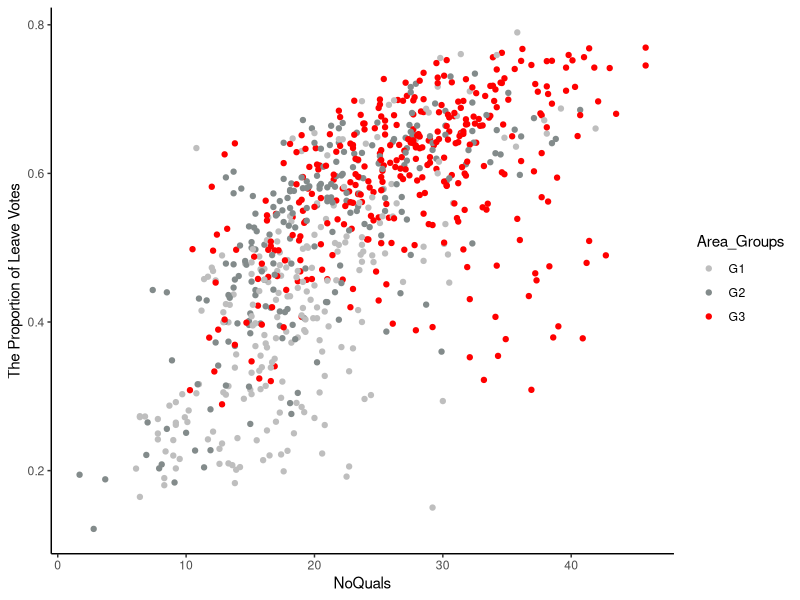
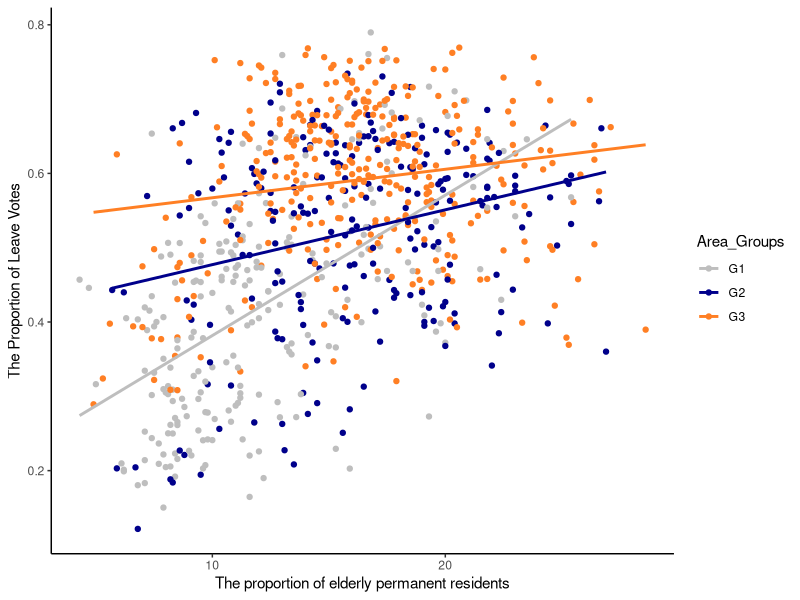
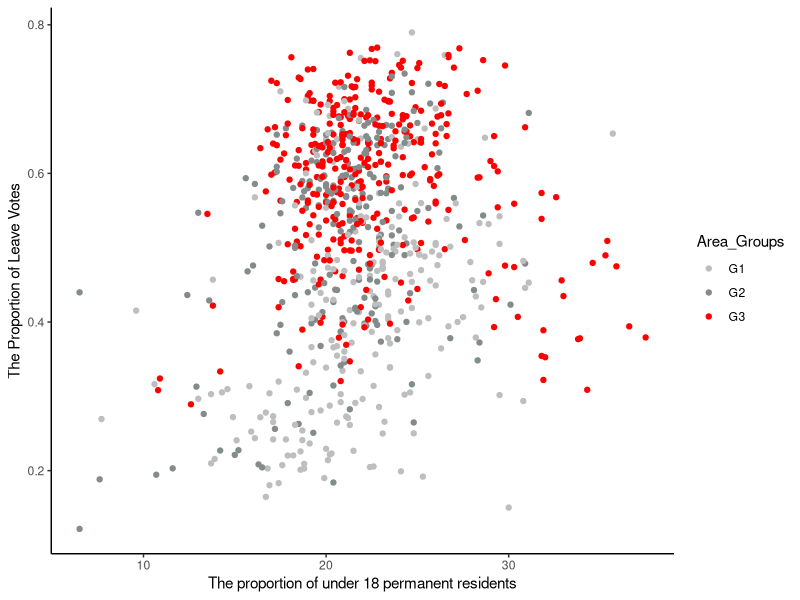
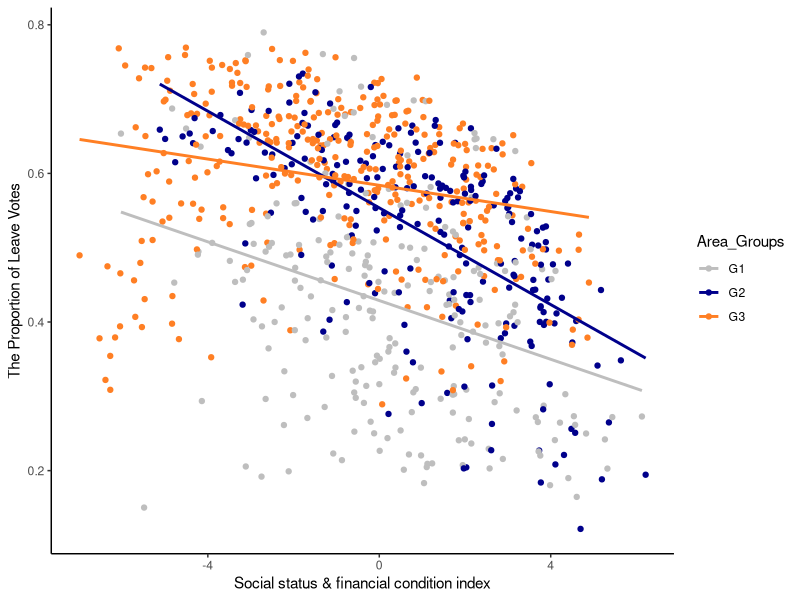
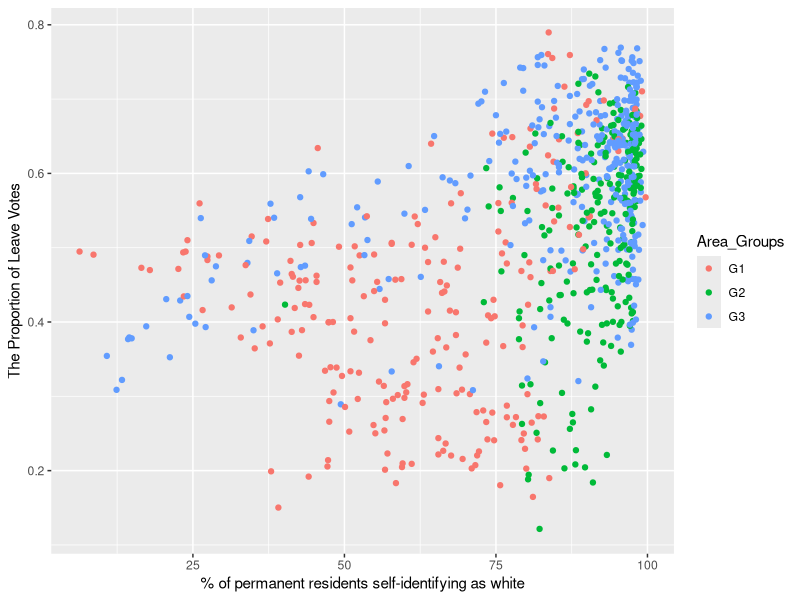
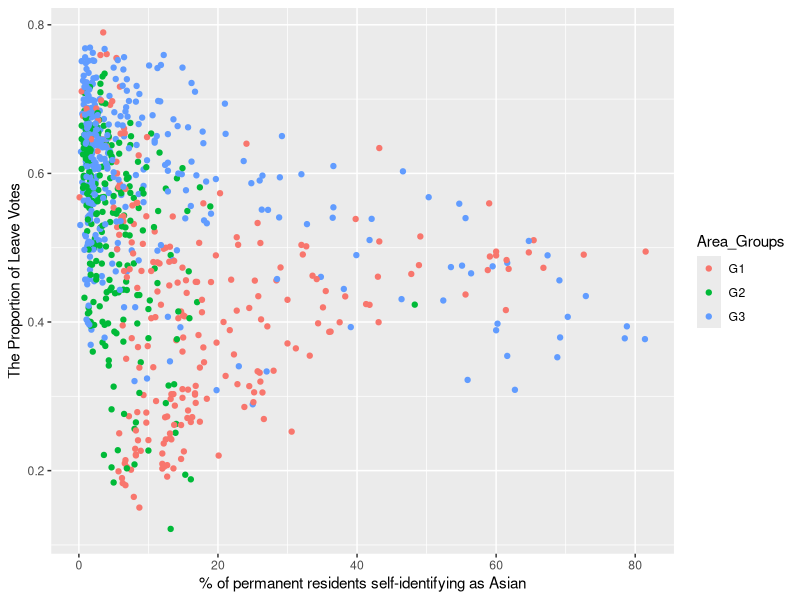
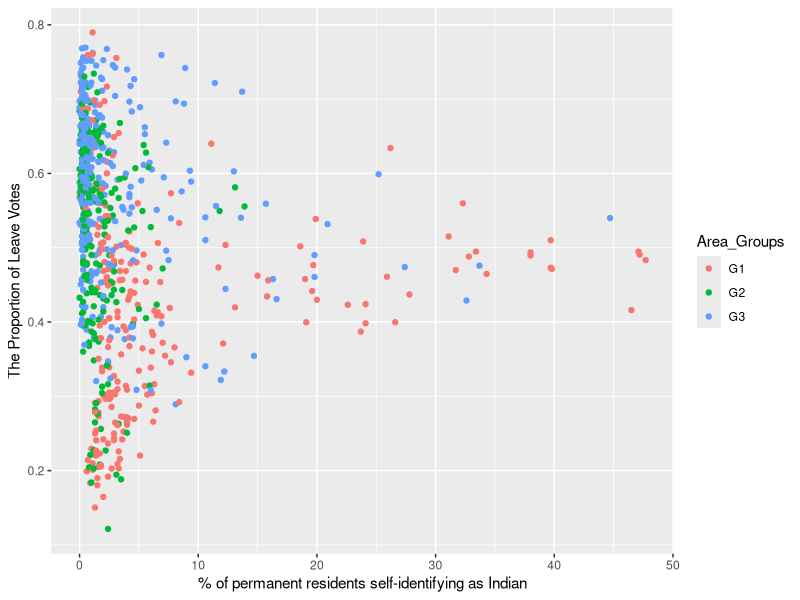
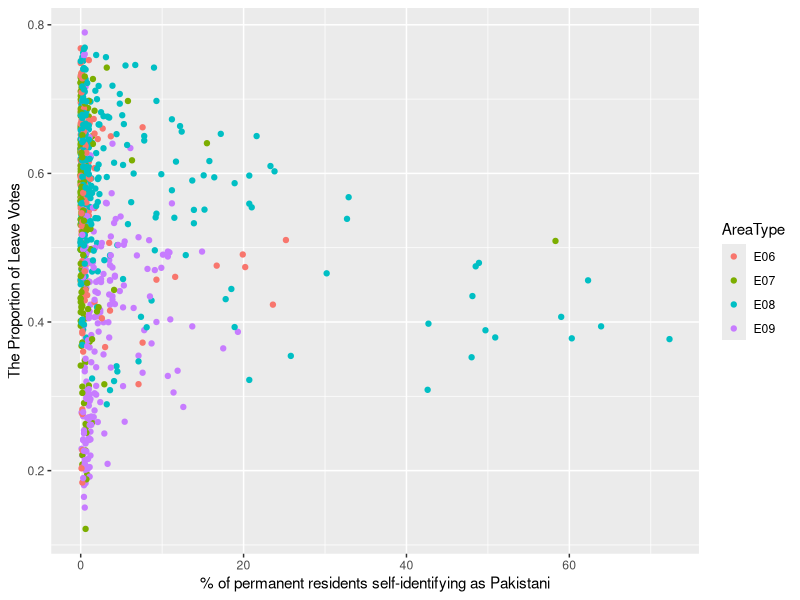

These figures' R source, in order:
# Read the data
ReferendumResults<-read.csv("ReferendumResults.csv", header=TRUE)

################################################################################
########################## Exploratory data analysis ###########################
################################################################################

###
### Step 1: Calculate the Proportion of Leave Votes and label the missing values
###

Proportion_leave<-ReferendumResults$Leave/ReferendumResults$NVotes
ReferendumResults_new<-transform(ReferendumResults, 
                                 P_leave=Proportion_leave, 
                                 Leave=NULL) #insert the data into the data set

# label the missing data as "NA"
ReferendumResults_new[804:1070,49]<-"NA"

###
### Step 2: Aggregate or Extract variables based on original data
###

### 2.1 Aggregate Age into 4 Groups (under 18, young adults, adults, elderlys)
Age_un18 <- (ReferendumResults_new$Age_0to4 + ReferendumResults_new$Age_5to7
          +ReferendumResults_new$Age_8to9 + ReferendumResults_new$Age_10to14
          +ReferendumResults_new$Age_15 + ReferendumResults_new$Age_16to17)

Age_young_adults <-(ReferendumResults_new$Age_18to19 
                    + ReferendumResults_new$Age_20to24
                    + ReferendumResults_new$Age_25to29)

Age_adults<-  (ReferendumResults_new$Age_30to44 
              + ReferendumResults_new$Age_45to59 + ReferendumResults_new$Age_60to64)

Age_elderlys<- (ReferendumResults_new$Age_65to74 + ReferendumResults_new$Age_75to84
               + ReferendumResults_new$Age_85to89 + ReferendumResults_new$Age_90plus)

# replace the original variables with updated ones
ReferendumResults_new<-transform(ReferendumResults_new,
                                 Age_un18= Age_un18,
                                 Age_young_adults=Age_young_adults,
                                 Age_adults=Age_adults,
                                 Age_elderlys=Age_elderlys,
                                 Age_0to4=NULL, Age_5to7=NULL, Age_8to9=NULL, Age_10to14=NULL,
                                 Age_15=NULL, Age_16to17=NULL, Age_18to19=NULL, Age_20to24=NULL,
                                 Age_25to29=NULL, Age_30to44=NULL, Age_45to59=NULL, Age_60to64=NULL,
                                 Age_65to74=NULL, Age_75to84=NULL, Age_85to89=NULL, Age_90plus=NULL
                                 ) 

### 2.2 Separate people who owned house with mortgage from people who without mortgage 
Owned_Mort<-ReferendumResults_new$Owned-ReferendumResults_new$OwnedOutright
Owned_No_Mort<-ReferendumResults_new$OwnedOutright

# copy column DE and insert it again to make these two variables are next to each other
ReferendumResults_new<-transform(ReferendumResults_new,
                                 Owned_Mort=Owned_Mort,
                                 Owned_No_Mort=Owned_No_Mort,
                                 Owned=NULL, OwnedOutright=NULL)

### 2.3 Based definition in 2011 census, social grades can be defined into:

# AB: Higher & intermediate managerial, administrative, professional occupations
# C1: Supervisory, clerical & junior managerial, administrative, professional occupations
# C2: Skilled manual occupations	
# DE: Semi-skilled & unskilled manual occupations, Unemployed and lowest grade occupations
# The current data set provides the % of households in grade C1C2DE, C2DE, and DE.
# Therefore, we will use the current information to define 
# the new variables: AB, C1C2, DE
AB<-100-ReferendumResults_new$C1C2DE # get % ofAB based on % of C1C2DE
C1C2<-ReferendumResults_new$C1C2DE-ReferendumResults_new$DE

# Extract C1, C2 from original C1C2DE and DE
DE<-ReferendumResults_new$DE 

# copy column DE and insert it again to make these three variables are next to each other
ReferendumResults_new<-transform(ReferendumResults_new,
                                 Grade_AB=AB,
                                 Grade_C1C2=C1C2,
                                 Grade_DE=DE, 
                                 C1C2DE=NULL, C2DE=NULL, DE=NULL)

###
### Step 3: Apply PCA
### 

### 3.1 A function used to help illustrating the correlations

# The function is for combined use with function pairs() to replace the original 
# upper panel plots with the correlation between two covariates.
# The higher absolute value of the correlation, the bigger the font size.
# (This function is be adapted from an idea originally posted on Stackoverflow)
show.cor <- function(x, y, cex.cor, ...)
{
  usr <- par("usr")
  par(usr = c(0, 1, 0, 1))
  corr.xy <- round(cor(x, y),2) 
  corr_size<-((abs(corr.xy))+1)^(2)*0.8
  col_set<- "black"
    if (corr.xy<0) col_set<-"blue"
    text(0.5,0.5, corr.xy, cex=corr_size, col=col_set)
}

### 3.2 Apply PCA and new social&finance status index created
pdf("Figure_1.pdf")
pairs(ReferendumResults_new[,c(21:24,26,27,35:37)],upper.panel=show.cor,pch=20 )

# As shown in the plot, we found noticeable correlation among 9 covariates:
# "Unemp" "UnempRate_EA" "HigherOccup"  "RoutineOccupOrLTU"
# "Deprived" "MultiDepriv"         
# "Grade_AB" "Grade_C1C2" "Grade_DE"
dev.off()

PCA_social_fin_status<-prcomp(ReferendumResults_new[,c(21:24,26,27,35:37)], scale.=TRUE)
print(PCA_social_fin_status)
print(summary(PCA_social_fin_status))
# The first two PC2 captures 94.43% of the information, and the third PC
# will only add 2% to the Cumulative Proportion of Variance, 
# which we consider it as insignificant.

# Based on the coefficients, we find the higher the first PC index, the more
# proportion of people in this ward have higher level jobs, and the less
# proportion of people who are unemployed or deprived. Therefore, we name the
# first PC index as Social status and Finance condition index (soc_fin_index).

# The second column in "PCA_social_fin_status$rotation" shows a large positive
# coefficient for Grade_C1C2. This implies that we need a large proportion 
# of Lower middle or working class. We call it (lower_mid_work_index)
Original_soc_fin_data<-as.matrix(scale(ReferendumResults_new[,c(21:24,26,27,35:37)]),ncol=9)
PCs_social_fin_status<-matrix(PCA_social_fin_status$rotation[1:9,1:2], nrow=9)
Social_fin_status_index<-Original_soc_fin_data%*%PCs_social_fin_status

# replace the original data with new index created
ReferendumResults_new<-transform(ReferendumResults_new,
                                 soc_fin_index=Social_fin_status_index[,1],
                                 lower_mid_work_index=Social_fin_status_index[,2],
                                 Unemp=NULL, UnempRate_EA=NULL, HigherOccup=NULL, 
                                 RoutineOccupOrLTU=NULL, Deprived=NULL, MultiDepriv=NULL,
                                 Grade_AB=NULL, Grade_C1C2=NULL, Grade_DE=NULL) 


###
### Step 4: Use Hierarchical Clustering on Region Name
###

# Means of the numeric covariates for each region 
RegionMeans <- aggregate(ReferendumResults_new[,-c(1:3,5,22)], by=list(ReferendumResults_new$RegionName), FUN=mean)
rownames(RegionMeans) <- RegionMeans[,1]
RegionMeans <- scale(RegionMeans[,-1]) # Standardise to mean 0 & SD 1
Distances <- dist(RegionMeans) # Pairwise distances
ClusTree <- hclust(Distances, method="ward.D") # Do the clustering with "Ward Method"
par(mfrow=c(1,1))
par(mar=c(3,3,3,1), mgp=c(2,0.75,0)) # Set plot margins
pdf("Figure_2.pdf")
plot(ClusTree, xlab="Region name", ylab="Separation", cex.main=0.8)
abline(h=9, col="red", lty=2)
dev.off()

# Based on the plot, we cut trees into 3 groups
NewGroups <- cutree(ClusTree, k=3)
cat("\nThe New groups after clustering \n")
print(NewGroups, width=90)

# Based on the tree
# Group 1: East Midlands, London; 
# Group 2: South West, South East, East of England, North East; 
# Group 3: West Midlands, North West, Yorkshire and The Humber;
ReferendumResults_new<-transform(ReferendumResults_new, Area_Groups=rep(0,1070))

# assign group number to each region
ReferendumResults_new$Area_Groups[ReferendumResults_new$RegionName== "East Midlands"|
                              ReferendumResults_new$RegionName=="London"] <- "G1"

ReferendumResults_new$Area_Groups[ReferendumResults_new$RegionName== "South West" |
                              ReferendumResults_new$RegionName=="South East"  |
                              ReferendumResults_new$RegionName=="East of England" |
                              ReferendumResults_new$RegionName== "North East"] <- "G2"

ReferendumResults_new$Area_Groups[ReferendumResults_new$RegionName=="West Midlands"  |
                            ReferendumResults_new$RegionName=="North West" |
                            ReferendumResults_new$RegionName=="Yorkshire and The Humber"] <- "G3"

ReferendumResults_new<-transform(ReferendumResults_new,
                                 RegionName=NULL)


###
### Step 5: Plots for selected variables that show clear relationship with P_leave
###

# extract all the available data to model
ReferendumResults_ava<-ReferendumResults_new[1:803,] 
ReferendumResults_ava$P_leave<-as.numeric(ReferendumResults_ava$P_leave)

# Boxplots
pdf("Figure_3.pdf")
par(mfrow=c(1,2))
boxplot(P_leave~AreaType, data=ReferendumResults_ava, 
        ylab="Proportion of leave votes", xlab = "AreaType")
points(c(mean(ReferendumResults_ava$P_leave[ReferendumResults_ava$AreaType=="E06"]),
         mean(ReferendumResults_ava$P_leave[ReferendumResults_ava$AreaType=="E07"]),
         mean(ReferendumResults_ava$P_leave[ReferendumResults_ava$AreaType=="E08"]),
         mean(ReferendumResults_ava$P_leave[ReferendumResults_ava$AreaType=="E09"])),
       pch=16,col="red",cex=2)

boxplot(P_leave~Area_Groups, data=ReferendumResults_ava, 
        ylab="Proportion of leave votes", xlab = "Area_Groups")
points(c(mean(ReferendumResults_ava$P_leave[ReferendumResults_ava$Area_Groups=="G1"]),
         mean(ReferendumResults_ava$P_leave[ReferendumResults_ava$Area_Groups=="G2"]),
         mean(ReferendumResults_ava$P_leave[ReferendumResults_ava$Area_Groups=="G3"])),
       pch=16,col="red",cex=2)
dev.off()

# Scatterplots
pdf("Figure_4.1.pdf")
par(mfrow=c(2,2))
plot(ReferendumResults_ava$AdultMeanAge, ReferendumResults_ava$P_leave,
     xlab = "Mean age of adult permanent residents", 
     ylab = "Proportion of leave votes", pch = 16)
plot(ReferendumResults_ava$lower_mid_work_index, ReferendumResults_ava$P_leave,
     xlab = "Lower Mid Work Index", ylab = "Proportion of leave votes", 
     pch = 16)
plot(ReferendumResults_ava$White, ReferendumResults_ava$P_leave,
     xlab = "% of white permanent residents", 
     ylab = "Proportion of leave votes", pch = 16)
plot(ReferendumResults_ava$NoQuals, ReferendumResults_ava$P_leave,
     xlab = "% of permanent residents with no qualifications", 
     ylab = "Proportion of leave votes", pch = 16)
dev.off()

pdf("Figure_4.2.pdf")
par(mfrow=c(2,2))
plot(ReferendumResults_ava$Density, ReferendumResults_ava$P_leave,
     xlab = "Population density (permanent residents per hectare)",
     ylab = "Proportion of leave votes", pch = 16,col="darkblue")
plot(ReferendumResults_ava$soc_fin_index, ReferendumResults_ava$P_leave,
     xlab = "Social-financail-condition index", 
     ylab = "Proportion of leave votes", pch = 16,col="darkblue")
plot(ReferendumResults_ava$L4Quals_plus, ReferendumResults_ava$P_leave,
     xlab = "% of permanent residents with degree level or above",
     ylab = "Proportion of leave votes", pch = 16,
     col="darkblue")
plot(ReferendumResults_ava$PrivateRent, ReferendumResults_ava$P_leave,
     xlab = "% of households renting from private landlords", 
     ylab = "Proportion of leave votes", pch = 16,col="darkblue")
dev.off()
par(mfrow=c(1,1))


################################################################################
################################ Model Building ################################
################################################################################

###
### Step 6: The chosen of GLM, "c-log-logg" link, and quasibinomial family  
###

### 6.1 why GLM
predict_leave.lm1 <- lm(P_leave ~ 
                          AreaType + 	Postals  + 	Residents  + MeanAge+ AdultMeanAge
                        + White + Black + Asian + Indian +Pakistani+
                          + SocialRent+ PrivateRent
                        + Students + Density
                        + Area_Groups 
                        + Owned_Mort + Owned_No_Mort
                        + soc_fin_index +lower_mid_work_index    
                        + NoQuals+ L1Quals+ L4Quals_plus
                        +NVotes+ Households
                        +Age_un18+ Age_young_adults + Age_adults + Age_elderlys,
                        data=ReferendumResults_ava)
lm1.stdres <-rstandard(predict_leave.lm1)

pdf("Figure_5.pdf")
par(mfrow=c(1,1))
qqnorm(lm1.stdres, xlab="Quantiles of Standard Normal Distribution", ylab="Standardised Residuals",
       main="Normal Q-Q Plot of Residuals")
abline(a=0,b=1,col="blue")
plot(predict_leave.lm1,which=1,pch=16)
dev.off()
# the errors deviate from normal distribution and the variance is not constant
# so we choose GLM instead of simple linear model

### 6.2 why "c-log-log" link
predict_leave.glm1 <- glm(P_leave ~ 
                            AreaType + 	Postals  + 	Residents  + MeanAge+ AdultMeanAge
                          + White + Black + Asian + Indian +Pakistani+
                            + SocialRent+ PrivateRent
                          + Students + Density
                          + Area_Groups 
                          + Owned_Mort + Owned_No_Mort
                          + soc_fin_index +lower_mid_work_index    
                          + NoQuals+ L1Quals+ L4Quals_plus
                          + NVotes+ Households
                          + Age_un18+ Age_young_adults + Age_adults + Age_elderlys,
                          weights=NVotes,
                          data=ReferendumResults_ava,
                          family=binomial(link="cloglog") )

predict_leave.glm2<-update(predict_leave.glm1, family=binomial(link="probit"))
predict_leave.glm3<-update(predict_leave.glm1, family=binomial(link="logit"))
cat("\nThe Summary for three glms with different link functions \n")
print(summary(predict_leave.glm1)) #Residual deviance:  45872; AIC: 53098 
print(summary(predict_leave.glm2)) #Residual deviance:  45949; AIC: 53176
print(summary(predict_leave.glm3)) #Residual deviance:  45932; AIC: 53159
# "clog-log" link has the smallest AIC and Residual deviance

### 6.3 why quasibinomial family 

# check overdispersion
STDB.glm1<-rstandard(predict_leave.glm1)
fitted_glm1<-fitted(predict_leave.glm1)

pdf("Figure_6.1.pdf")
plot(fitted_glm1, STDB.glm1, pch=16, xlab = "Fitted Values",ylab="Standardised Residuals",
     main="Model with binomial family")
abline(0,0, col="blue")
abline(h=2, col="blue",lty=2) # Most points not in +-2 range, there exits overdispersion
abline(h=-2, col="blue",lty=2) 
dev.off()

# after using quasibinomial family
predict_leave.glm1_quasi<-update(predict_leave.glm1, family=quasibinomial(link="cloglog"))
STDB.glm1_quasi<-rstandard(predict_leave.glm1_quasi)
fitted_glm1_quasi<-fitted(predict_leave.glm1)

pdf("Figure_6.2.pdf")
plot(fitted_glm1_quasi, STDB.glm1_quasi, pch=16, xlab = "Fitted Values",ylab="Standardised Residuals",
     main="Model with quasibinomial family")
abline(0,0, col="blue")
abline(h=2, col="blue",lty=2)
abline(h=-2, col="blue",lty=2)
dev.off()

### 
### Step 7: Find and Add interactions
###

### Interactions between categorial and numerical covariates

# To make the difference in slope more clear, we choose similar colors for 
# the groups that behave similarly
library(ggplot2)

# Figure 7.1 NoQuals and Area_groups 
ggplot(ReferendumResults_ava, aes(x = NoQuals, y = P_leave, color = Area_Groups)) +
  geom_point() + scale_color_manual(values = c("grey","azure4","red"))+
  labs(x = "NoQuals", y = "The Proportion of Leave Votes") + theme_classic()
ggsave("Figure_7.1.pdf", device="pdf")

# Figure 7.2 Age_elderlys and Area_groups 
ggplot(ReferendumResults_ava, aes(x = Age_elderlys, y = P_leave, color = Area_Groups)) +
  geom_point()  + scale_color_manual(values = c("grey","darkblue","chocolate1"))+
  labs(x = "The proportion of elderly permanent residents", y = "The Proportion of Leave Votes") + 
  theme_classic() + geom_smooth(method = "lm", se = FALSE)
ggsave("Figure_7.2.pdf", device="pdf")

# Figure 7.3 Age_un18 and Area_groups 
ggplot(ReferendumResults_ava, aes(x = Age_un18, y = P_leave, color = Area_Groups)) +
  geom_point()  + scale_color_manual(values = c("grey","azure4","red"))+
  labs(x = "The proportion of under 18 permanent residents", y = "The Proportion of Leave Votes")+
  theme_classic()
ggsave("Figure_7.3.pdf", device="pdf")

# Figure 7.4 Area_Groups and soc_fin_index 
ggplot(ReferendumResults_ava, aes(x = soc_fin_index, y = P_leave, color = Area_Groups)) +
  geom_point()   + scale_color_manual(values = c("grey","darkblue","chocolate1"))+
  labs(x = "Social status & financial condition index", y = "The Proportion of Leave Votes") + 
  theme_classic()  + geom_smooth(method = "lm", se = FALSE)
ggsave("Figure_7.4.pdf", device="pdf")

# Figure 8.1 White and Area_Groups
ggplot(ReferendumResults_ava, aes(x = White, y = P_leave, color = Area_Groups)) +
  geom_point() +
  labs(x = "% of permanent residents self-identifying as white", y = "The Proportion of Leave Votes")
ggsave("Figure_8.1.pdf", device="pdf")

# Figure 8.2 Asian and Area_Groups
ggplot(ReferendumResults_ava, aes(x = Asian, y = P_leave, color = Area_Groups)) +
  geom_point() +
  labs(x = "% of permanent residents self-identifying as Asian", y = "The Proportion of Leave Votes")
ggsave("Figure_8.2.pdf", device="pdf")

# Figure 8.3 Indian and Area_Groups
ggplot(ReferendumResults_ava, aes(x = Indian, y = P_leave, color = Area_Groups)) +
  geom_point() +
  labs(x = "% of permanent residents self-identifying as Indian", y = "The Proportion of Leave Votes")
ggsave("Figure_8.3.pdf", device="pdf")

# Figure 8.4 Pakistani*AreaType
ggplot(ReferendumResults_ava, aes(x = Pakistani, y = P_leave, color = AreaType)) +
  geom_point() +
  labs(x = "% of permanent residents self-identifying as Pakistani", y = "The Proportion of Leave Votes")
ggsave("Figure_8.4.pdf", device="pdf")


### Interactions between numerical covariates

# Split the numerical covariates into 3 groups, from 0 to lower quantile, 
# lower quantile to upper quantile, and upper quantile to the maximum.
summary(ReferendumResults_ava$White)
ReferendumResults_ava$White_grouped <- cut(ReferendumResults_ava$White, breaks = c(0.00,72.00,96.15,99.70),
                                           include.lowest = TRUE)
summary(ReferendumResults_ava$Asian)
ReferendumResults_ava$Asian_grouped <- cut(ReferendumResults_ava$Asian, breaks = c(0.00,2.15,13.85,81.50),
                                           include.lowest = TRUE)
summary(ReferendumResults_ava$Black)
ReferendumResults_ava$Black_grouped<- cut(ReferendumResults_ava$Black, breaks = c(0.00,1.000,7.700,50.500),
                                          include.lowest = TRUE)
summary(ReferendumResults_ava$Indian)
ReferendumResults_ava$Indian_grouped<- cut(ReferendumResults_ava$Indian, breaks = c(0.00,0.50,3.30,47.70),
                                           include.lowest = TRUE)
summary(ReferendumResults_ava$Pakistani)
ReferendumResults_ava$Pakistani_grouped<- cut(ReferendumResults_ava$Pakistani, breaks = c(0.00,0.200,2.000,72.300),
                                              include.lowest = TRUE )

# Figure 9.1 Asian and soc_fin_index
ggplot(ReferendumResults_ava, aes(x = soc_fin_index, y = P_leave, color = Asian_grouped)) +
  geom_point() +
  scale_color_manual(values = c("chocolate1","cadetblue2","black"))+
  labs(x = "soc_fin_index", y = "The Proportion of Leave Votes") +
  theme_classic()+geom_smooth(method = "lm", se = FALSE)
ggsave("Figure_9.1.pdf", device="pdf")

# Figure 9.2 White and soc_fin_index
ggplot(ReferendumResults_ava, aes(x = soc_fin_index, y = P_leave, color = White_grouped)) +
  geom_point() +  scale_color_manual(values = c("chocolate1","cadetblue2","black"))+
  labs(x = "soc_fin_index", y = "The Proportion of Leave Votes") + theme_classic()+
  geom_smooth(method = "lm", se = FALSE)
ggsave("Figure_9.2.pdf", device="pdf")

# Figure 9.3 White and Owned_No_Mort 
ggplot(ReferendumResults_ava, aes(x = Owned_No_Mort, y = P_leave, color = White_grouped)) +
  geom_point() +
  scale_color_manual(values = c("chocolate1","cadetblue2","black"))+
  labs(x = "Owned_No_Mort", y = "The Proportion of Leave Votes") +
  theme_classic()+geom_smooth(method = "lm", se = FALSE)
ggsave("Figure_9.3.pdf", device="pdf")

# Figure 9.4 White and Residents
ggplot(ReferendumResults_ava, aes(x = Residents, y = P_leave, color = White_grouped)) +
  geom_point() +
  scale_color_manual(values = c("chocolate1","cadetblue2","black"))+
  labs(x = "Residents", y = "The Proportion of Leave Votes") +
  theme_classic()+geom_smooth(method = "lm", se = FALSE)
ggsave("Figure_9.4.pdf", device="pdf")

# Figure 10.1 Asian and L4Quals_plus
ggplot(ReferendumResults_ava, aes(x = L4Quals_plus, y = P_leave, color = Asian_grouped)) +
  geom_point() +
  scale_color_manual(values = c("grey","deepskyblue4","red"))+
  labs(x = "L4Quals_plus", y = "The Proportion of Leave Votes") + 
  theme_classic()+geom_smooth(method = "lm", se = FALSE)
ggsave("Figure_10.1.pdf", device="pdf")

# Figure 10.2 White and L4Quals_plus
ggplot(ReferendumResults_ava, aes(x = L4Quals_plus, y = P_leave, color = White_grouped)) +
  geom_point() +
  scale_color_manual(values = c("red","deepskyblue4","grey"))+
  labs(x = "L4Quals_plus", y = "The Proportion of Leave Votes") + 
  theme_classic()+ theme_classic()+geom_smooth(method = "lm", se = FALSE)
ggsave("Figure_10.2.pdf", device="pdf")

# Figure 10.3 MeanAge and L4Quals_plus
summary(ReferendumResults_ava$MeanAge)
ReferendumResults_ava$MeanAge_grouped <- cut(ReferendumResults_ava$MeanAge, 
                                             breaks = c(0,35.70,41.40,47.30),
                                             include.lowest = TRUE)

ggplot(ReferendumResults_ava, aes(x = L4Quals_plus, y = P_leave, color = MeanAge_grouped)) +
  geom_point() + scale_color_manual(values = c("red","deepskyblue4","grey"))+
  labs(x = "L4Quals_plus", y = "The Proportion of Leave Vote") + theme_classic()+
  geom_smooth(method = "lm", se = FALSE)
ggsave("Figure_10.3.pdf", device="pdf")

# Figure 10.4 NoQuals and Students
summary(ReferendumResults_ava$Students)
ReferendumResults_ava$Students_grouped <- cut(ReferendumResults_ava$Students, 
                                              breaks = c(0,2.900,6.350,63.900),
                                              include.lowest = TRUE)

ggplot(ReferendumResults_ava, aes(x = NoQuals, y = P_leave, color = Students_grouped)) +
  geom_point()+ scale_color_manual(values = c("grey","deepskyblue4","red"))+
  labs(x = "NoQuals", y = "The Proportion of Leave Votes") + theme_classic()+
  geom_smooth(method = "lm", se = FALSE)
ggsave("Figure_10.4.pdf", device="pdf")


###
### Step 8: The development of draft models and Final model
###

### 8.1 The first draft model with all covariates involved
draft_predict_leave.glm1 <- glm(P_leave ~ 
                           AreaType + 	Postals  + 	Residents  + MeanAge+ AdultMeanAge
                         + White + Black + Asian + Indian +Pakistani+
                           + SocialRent+ PrivateRent
                         + Students + Density
                         + Area_Groups 
                         + Owned_Mort + Owned_No_Mort
                         + soc_fin_index +lower_mid_work_index    
                         + NoQuals+ L1Quals+ L4Quals_plus
                         +NVotes+ Households
                         +Age_un18+ Age_young_adults + Age_adults + Age_elderlys
                         , 
                         weights=NVotes,
                         data=ReferendumResults_ava,
                         family=quasibinomial(link="cloglog") )
cat("\nThe summary for our first draft prediction model (draft_predict_leave.glm1) \n")
print(summary(draft_predict_leave.glm1))

### 8.2 The second draft model with all covariates and interactions added
draft_predict_leave.glm2<-update(draft_predict_leave.glm1,.~.

                #Add interactions:
                + Area_Groups*NoQuals
                + Area_Groups*Age_un18 
                + Area_Groups*Age_elderlys  
                + Area_Groups*soc_fin_index
                
                + White*Area_Groups
                + Asian*Area_Groups 
                + Indian*Area_Groups
                + Pakistani*AreaType
                
                + Asian*soc_fin_index
                + White*soc_fin_index
                + White*Owned_No_Mort 
                + White*Residents
                
                + Asian*L4Quals_plus 
                + White*L4Quals_plus
                + MeanAge*L4Quals_plus
                + NoQuals*Students)

cat("\nThe summary for our model after adding all the interactions (draft_predict_leave.glm2) \n")
print(summary(draft_predict_leave.glm2))

### 8.3 Use anova to try removing the covariates with a p-value over 0.05 and 
### no presence in interactions at the same time
draft_predict_leave.glm3<-update(draft_predict_leave.glm2,.~.
                                 -Postals
                                 -Households
                                 -Age_young_adults -Age_adults)
cat("\nThe summary for draft_predict_leave.glm3 \n")
print(summary(draft_predict_leave.glm3))
cat("\nANOVA test between draft_predict_leave.glm3 and draft_predict_leave.glm2 \n")
print(anova(draft_predict_leave.glm3,draft_predict_leave.glm2,test = "F"))
cat("p-value=0.7878(>0.05), the simpler model is preferred \n")

draft_predict_leave.glm4<-update(draft_predict_leave.glm3,.~.
                                 - L1Quals -Owned_Mort) 
cat("\nThe summary for draft_predict_leave.glm4 \n")
print(draft_predict_leave.glm4)
cat("\nANOVA test between draft_predict_leave.glm4 and draft_predict_leave.glm3 \n")
print(anova(draft_predict_leave.glm4,draft_predict_leave.glm3,test = "F"))
cat("\np-value=0.1323(>0.05), the simpler model is preferred \n")

draft_predict_leave.glm5<-update(draft_predict_leave.glm4,.~.
                                 -PrivateRent-SocialRent)
cat("\nThe summary for draft_predict_leave.glm5 \n")
print(summary(draft_predict_leave.glm5))
cat("\nANOVA test between draft_predict_leave.glm5 and draft_predict_leave.glm4 \n")
print(anova(draft_predict_leave.glm5,draft_predict_leave.glm4,test = "F"))
cat("\np-value=0.1073(>0.05), the simpler model is preferred \n")


# After deleting all the interactions with a relatively large p-value
# one by one and checking the anova test, we find none of these interactions
# can be deleted.
# draft_predict_leave.glm6<-update(draft_predict_leave.glm5,.~.
                            #-Area_Groups*Age_elderlys +Area_Groups+Age_elderlys) 
# anova(draft_predict_leave.glm6,draft_predict_leave.glm5,test = "F")

# draft_predict_leave.glm6<-update(draft_predict_leave.glm5,.~.
                          #-Area_Groups*Age_un18+Area_Groups+Age_un18) 
# anova(draft_predict_leave.glm6,draft_predict_leave.glm5,test = "F")

# draft_predict_leave.glm6<-update(draft_predict_leave.glm5,.~.
                          #-Indian*Area_Groups+Indian+Area_Groups) 
# anova(draft_predict_leave.glm6,draft_predict_leave.glm5,test = "F")

# draft_predict_leave.glm6<-update(draft_predict_leave.glm5,.~.
                          #-AreaType*Pakistani+AreaType+Pakistani) 
# anova(draft_predict_leave.glm6,draft_predict_leave.glm5,test = "F")


### 8.4 Final Model
final_predict_leave<-draft_predict_leave.glm5
cat("\nThe summary for our final model (final_predict_leave)  \n")
print(summary(final_predict_leave))
# Some of the covariates still has a p-value greater than 0.05, 
# that's mainly because they are involved with an interaciton,
# and we choose to maintain it.


### 8.5 Final Model Checking

# The diagnostic plots:
STDB<-rstandard(final_predict_leave)
fitted_predict<-fitted(final_predict_leave)
pdf("Figure_11.pdf")
par(mfrow=c(2,2))

plot(fitted_predict, STDB, pch=16, 
     xlab = "Fitted Values",ylab="Standardised Residuals")
abline(0,0, col="blue")
abline(h=2, col="blue",lty=2)
abline(h=-2, col="blue",lty=2)

plot(final_predict_leave,which=2)
plot(fitted_predict, ReferendumResults_ava$P_leave, 
     xlab="Fitted Value of P_leave", ylab="Observed Value of P_leave",pch=16)
abline(0,1,col="blue")
plot(final_predict_leave,which=4)
dev.off()

# Influential observations
cook <- cooks.distance(final_predict_leave)
list(cook[cook>0.01317957]) # 8/(n-2*k)=8/(803-4*49)=0.01317957
influencial_data<-ReferendumResults_ava[c(2,13,85 ,107,157,235,240,
                                          303,318,353, 419,429,481,538,618,
                                          650,780),]
table(influencial_data$AreaType) # show the locations of these influential obervations
table(influencial_data$Area_Groups) 
# these influential observations distribute over different regions 
# and share no noticeable similarities


################################################################################
############################### The predictions ################################
################################################################################

ReferendumResults_miss<-ReferendumResults_new[804:1070,] 
predicted_P_leave<-predict(final_predict_leave, type='response', newdata=ReferendumResults_miss, se.fit=TRUE)
cat("\nPredicted proportion of Leave votes for the rest 267 wards \n")
print(predicted_P_leave$fit) #predicted P_leave
cat("\nStandard Error for Predictions \n")
print(predicted_P_leave$se.fit) 

# calculate the SD of prediction error
var_P_hati<-(predicted_P_leave$se.fit)^(2)
#the dispersion parameter of our final model is 41.82193
var_Yi<-(41.82193*predicted_P_leave$fit*(1-predicted_P_leave$fit))/ReferendumResults_miss$NVotes
sd_predict_error<-(var_Yi+var_P_hati)^(1/2)
print(sd_predict_error) 

# output the required file
final_output<-data.frame(ID =ReferendumResults_miss$ID,
                  Predicted_Proportion_of_Leave_Votes=predicted_P_leave$fit,
                  Prediction_Error_SD=sd_predict_error)
cat("\nDataframe for ID, Predicted Value, and Prediction Error SD \n")
print(final_output)#show the final required file

# export the required data file with no headers
write.table(final_output, file="ICA2_Group_I_pred.dat", 
            append = FALSE, sep = " ",
            row.names = FALSE, col.names = FALSE)


